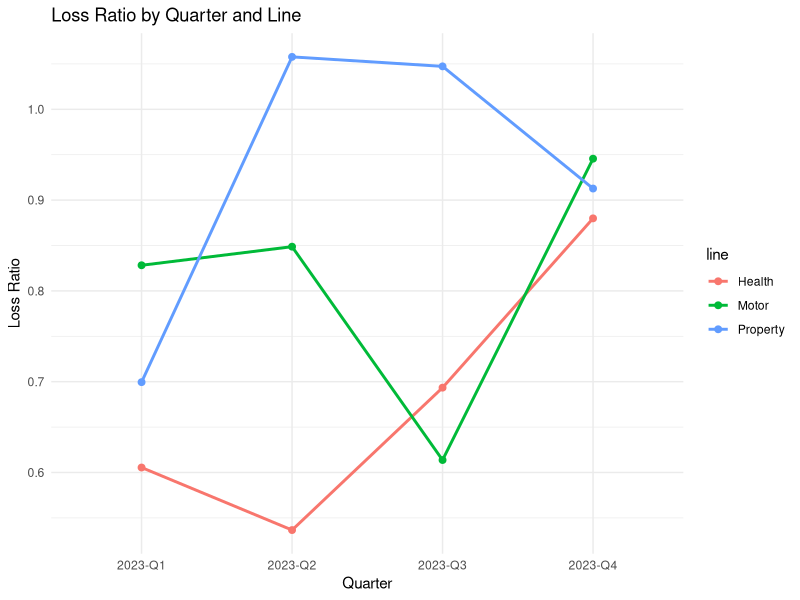
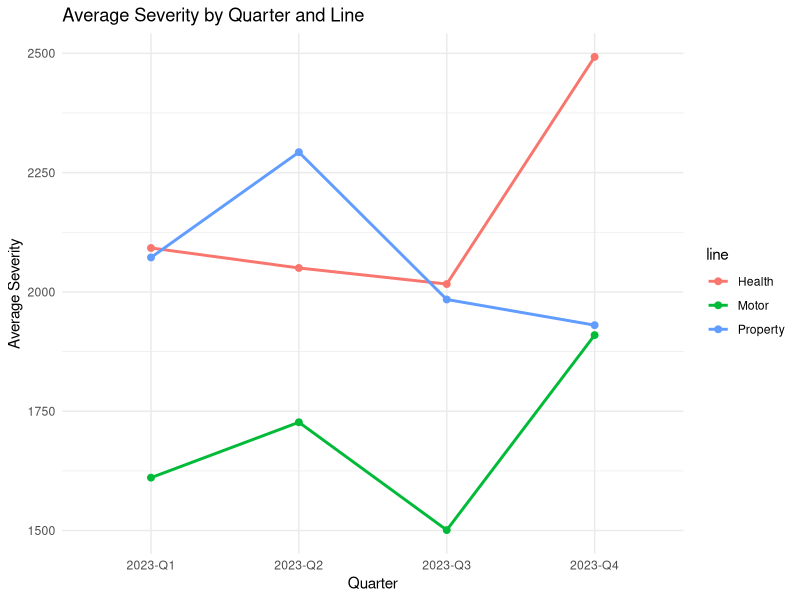
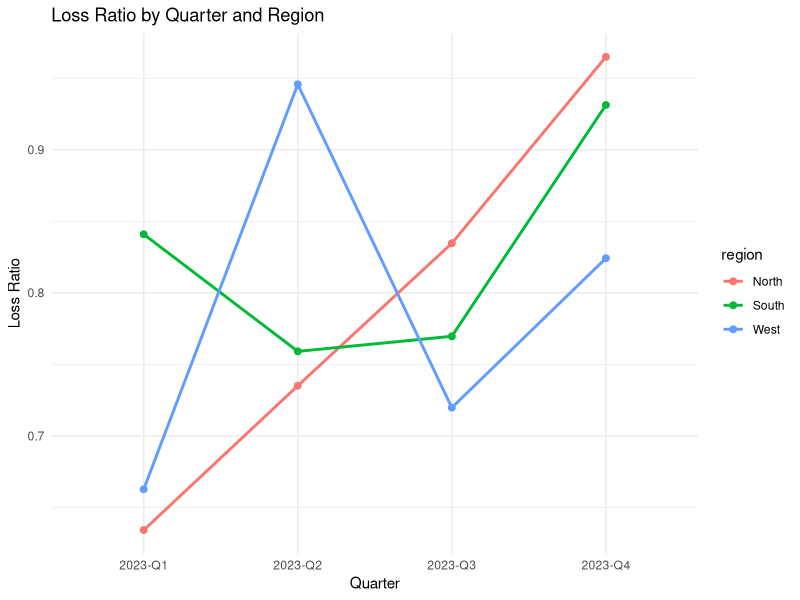

Write the R code that produced these figures, in order.
library(tidyverse)
library(lubridate)
library(openxlsx)

set.seed(123)

# ---------------------------------
# 1. Create synthetic source data
# ---------------------------------

policy_ids <- sprintf("P%03d", 1:120)

policy_master <- tibble(
  policy_id = policy_ids,
  line = sample(c("Health", "Motor", "Property"), length(policy_ids), replace = TRUE),
  region = sample(c("North", "South", "West"), length(policy_ids), replace = TRUE)
)

policies <- tidyr::crossing(
  policy_id = policy_ids,
  quarter_start = as.Date(c("2023-01-01", "2023-04-01", "2023-07-01", "2023-10-01"))
) %>%
  left_join(policy_master, by = "policy_id") %>%
  mutate(
    year = year(quarter_start),
    qtr = quarter(quarter_start),
    year_quarter = paste0(year, "-Q", qtr),
    exposure = round(runif(n(), 0.80, 1.00), 2),
    premium = round(
      case_when(
        line == "Health"   ~ runif(n(), 1800, 3200),
        line == "Motor"    ~ runif(n(), 1000, 2400),
        line == "Property" ~ runif(n(), 1200, 2800)
      ) * exposure,
      2
    )
  )

claims <- tibble(
  claim_id = sprintf("C%04d", 1:360),
  policy_id = sample(policy_ids, 360, replace = TRUE),
  claim_date = sample(seq(as.Date("2023-01-01"), as.Date("2023-12-31"), by = "day"), 360, replace = TRUE)
) %>%
  left_join(policy_master, by = "policy_id") %>%
  mutate(
    year = year(claim_date),
    qtr = quarter(claim_date),
    year_quarter = paste0(year, "-Q", qtr),
    claim_amount = round(
      case_when(
        line == "Health"   ~ rlnorm(n(), meanlog = 7.6, sdlog = 0.45),
        line == "Motor"    ~ rlnorm(n(), meanlog = 7.3, sdlog = 0.55),
        line == "Property" ~ rlnorm(n(), meanlog = 7.5, sdlog = 0.50)
      ),
      2
    )
  )

inflation_tbl <- tibble(
  year_quarter = c("2023-Q1", "2023-Q2", "2023-Q3", "2023-Q4"),
  inflation_index = c(1.00, 1.02, 1.04, 1.06)
)


# ---------------------------------
# 2. Functions
# ---------------------------------

build_claims_summary <- function(claims_df) {
  claims_df %>%
    group_by(policy_id, line, region, year_quarter) %>%
    summarise(
      claim_count = n(),
      total_claim_amount = sum(claim_amount),
      .groups = "drop"
    )
}
#
# build_claims_summary is the function name
#
# claims_df is the input 
#
# the output is a summary table
#
# what the function does:
# “Take any claims table I give you, group it by policy, line, region, and quarter, 
# and return a summary with claim count and total claim amount.”
#
#
# it is like a little machine:
#  
# input: raw claims table
# process: group + summarise
# output: claims summary table
#
#
# Need a function because when the data changes, 
# the function recomputes the summary again with the new raw data
#
# the function gives us one clean rule that says this is 
# how we summarize claims
#
'
Examples of reusing the function on different datasets:

build_claims_summary(claims_2023)
build_claims_summary(claims_2024)
build_claims_summary(claims_test)

^^ This is calling the function

also, 

Instead of a giant wall of code, we can read:

claims_summary <- build_claims_summary(claims)
report_tbl <- build_report_table(...)

which is readable, re-usable, reliable
'

build_report_table <- function(policies_df, claims_summary_df, inflation_df) {
  policies_df %>%
    left_join(claims_summary_df, by = c("policy_id", "line", "region", "year_quarter")) %>%
    left_join(inflation_df, by = "year_quarter") %>%
    mutate(
      claim_count = coalesce(claim_count, 0L),
      total_claim_amount = coalesce(total_claim_amount, 0),
      adjusted_claim_amount = total_claim_amount / inflation_index,
      avg_severity = if_else(claim_count > 0, total_claim_amount / claim_count, 0),
      adjusted_avg_severity = if_else(claim_count > 0, adjusted_claim_amount / claim_count, 0),
      loss_ratio = total_claim_amount / premium
    )
}

summarise_metrics <- function(report_df, group_cols) {
  report_df %>%
    group_by(across(all_of(group_cols))) %>%
    summarise(
      policies = n(),
      total_premium = sum(premium),
      total_claim_amount = sum(total_claim_amount),
      adjusted_claim_amount = sum(adjusted_claim_amount),
      claim_count = sum(claim_count),
      avg_severity = ifelse(
        sum(claim_count) > 0,
        sum(total_claim_amount) / sum(claim_count),
        0
      ),
      loss_ratio = sum(total_claim_amount) / sum(total_premium),
      .groups = "drop"
    )
}

plot_metric_by_quarter <- function(summary_df, group_var, metric_var, title_text, y_label) {
  ggplot(
    summary_df,
    aes(
      x = year_quarter,
      y = .data[[metric_var]],
      group = .data[[group_var]],
      color = .data[[group_var]]
    )
  ) +
    geom_line(linewidth = 1) +
    geom_point(size = 2) +
    labs(
      title = title_text,
      x = "Quarter",
      y = y_label,
      color = group_var
    ) +
    theme_minimal()
}

export_reports_to_excel <- function(quarterly_df, region_df, file_name) {
  wb <- createWorkbook()
  
  addWorksheet(wb, "quarterly_report")
  addWorksheet(wb, "region_report")
  
  writeData(wb, "quarterly_report", quarterly_df)
  writeData(wb, "region_report", region_df)
  
  saveWorkbook(wb, file_name, overwrite = TRUE)
}


# ---------------------------------
# 3. Run the workflow
# ---------------------------------

claims_summary <- build_claims_summary(claims)

report_tbl <- build_report_table(
  policies_df = policies,
  claims_summary_df = claims_summary,
  inflation_df = inflation_tbl
)

quarterly_report <- summarise_metrics(
  report_df = report_tbl,
  group_cols = c("year_quarter", "line")
) %>%
  mutate(
    year_quarter = factor(
      year_quarter,
      levels = c("2023-Q1", "2023-Q2", "2023-Q3", "2023-Q4")
    )
  )

region_report <- summarise_metrics(
  report_df = report_tbl,
  group_cols = c("year_quarter", "region")
) %>%
  mutate(
    year_quarter = factor(
      year_quarter,
      levels = c("2023-Q1", "2023-Q2", "2023-Q3", "2023-Q4")
    )
  )

print(quarterly_report)
print(region_report)


# ---------------------------------
# 4. Plots
# ---------------------------------

plot_loss_ratio_line <- plot_metric_by_quarter(
  summary_df = quarterly_report,
  group_var = "line",
  metric_var = "loss_ratio",
  title_text = "Loss Ratio by Quarter and Line",
  y_label = "Loss Ratio"
)

plot_severity_line <- plot_metric_by_quarter(
  summary_df = quarterly_report,
  group_var = "line",
  metric_var = "avg_severity",
  title_text = "Average Severity by Quarter and Line",
  y_label = "Average Severity"
)

plot_loss_ratio_region <- plot_metric_by_quarter(
  summary_df = region_report,
  group_var = "region",
  metric_var = "loss_ratio",
  title_text = "Loss Ratio by Quarter and Region",
  y_label = "Loss Ratio"
)

print(plot_loss_ratio_line)
print(plot_severity_line)
print(plot_loss_ratio_region)


# ---------------------------------
# 5. Excel export
# ---------------------------------

export_reports_to_excel(
  quarterly_df = quarterly_report,
  region_df = region_report,
  file_name = "02_r_drills/day5_reporting_output.xlsx"
)

# ---------------------------------
# 6. Simple checks
# ---------------------------------

cat("Rows in report_tbl:", nrow(report_tbl), "\n")
cat("Rows in quarterly_report:", nrow(quarterly_report), "\n")
cat("Rows in region_report:", nrow(region_report), "\n")

cat("Missing values in loss_ratio (quarterly_report):", sum(is.na(quarterly_report$loss_ratio)), "\n")
cat("Missing values in loss_ratio (region_report):", sum(is.na(region_report$loss_ratio)), "\n")







# in real analyst work you often do:
  
# raw transaction data
# summary layer
# reporting layer
#
# so 3 different layers


# build_report_table()
# very common business pattern:
  
# one table has exposure/premium info
# another table has claims info
# you join them
# then calculate metrics

'
3) summarise_metrics(report_df, group_cols)

This is the most important new idea in Part 2.

Instead of writing:

one summary for line
another summary for region
another summary for something else

you write one function and only change the grouping columns.

That is cleaner and more professional.

Example:

summarise_metrics(report_tbl, c("year_quarter", "line"))
summarise_metrics(report_tbl, c("year_quarter", "region"))

That is exactly the kind of thing that looks good in an interview.
'


'
business interpretation task:

Which line has the worst loss ratio trend?
Property

Which region looks weakest overall?
Either South or West

Does inflation-adjusted claim cost look meaningfully different from raw claim cost?
Starting in Q2 there is a meaningful difference and it grows with the next quarters.
That makes sense, its inflation.
(answer is from quarterly_report because we summarized total claim and adjusted 
claims there)
(the difference does not appear extremely large, so I would describe it as modest
rather than strongly meaningful)
("Starting in Q2, the inflation-adjusted claim cost becomes lower than the raw
claim cost, and the gap grows in later quarters. The difference is noticeable 
and increasing over time, but it looks gradual rather than dramatic.")

Why is it useful to build one summary function instead of writing separate summaries manually?
a summary function is useful because its dynamic, we can re-use the function for many
different summaries with different inputs

("A summary function is useful because it:

avoids repeating the same code many times
makes the script cleaner and easier to maintain
reduces the chance of mistakes
lets you create multiple report views from the same logic")

("A summary function is useful because it lets us reuse the same reporting
logic for different groupings, such as by line or by region, without rewriting
the code each time. This makes the script cleaner, more consistent, easier to 
maintain, and less error-prone.")
'
